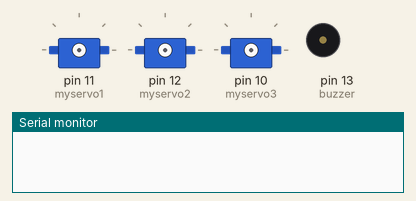
This sketch was run on a simulated Arduino Uno, built with avr-gcc and run on an emulated ATmega328P. On the bench: 3 × servo, buzzer (waves = sounding), the last lines printed to the serial monitor. The audio player accepts every command and is not drawn.

Above: at 0.1 s.
At 5.1 s:
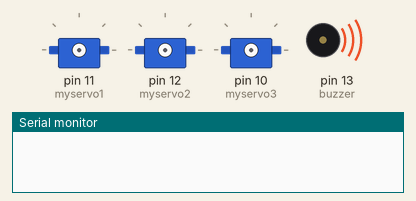
At 20.65 s:
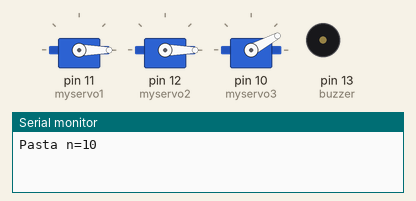
At 22.15 s:
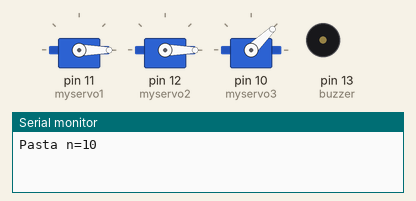
At 27.28 s:
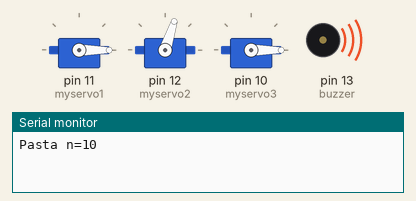
At 33.27 s:
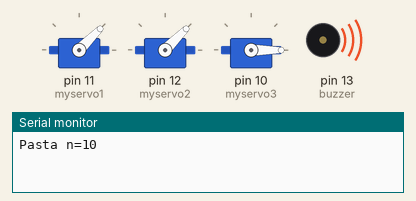
Timing chart, 0 to 40.0 s (numbered marks = the images above):
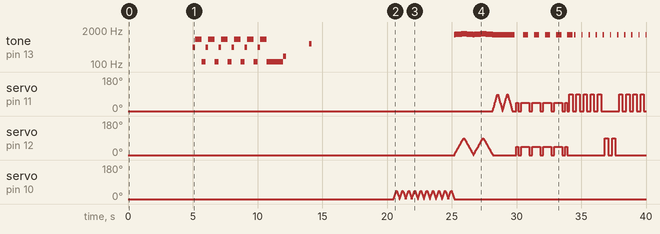

Measured:
- by itself, tone on pin 13 (buzzer): plays 440 Hz for 0.20 s, 894 Hz for 0.50 s, 123 Hz for 0.30 s, 440 Hz for 0.20 s, 894 Hz for 0.50 s, 123 Hz for 0.30 s … (401 notes in this stretch)

The sketch:

rotton_01.ino
```cpp
/* Sweep
Auhor@Allan
*/

#include <Servo.h>
#include <DFMiniMp3.h>
#include <SoftwareSerial.h>

#define buzzer 13
#define start 1000 ///tempo do delay
#define tempo 200
#define FAIXA_ANGULO 45
#define OPERACT 5
//-----DFPlayer Volume
#define VOLUME 30
//--------------------------------------------------------------
SoftwareSerial secondarySerial(4, 5); // RX, TX (Serial digital)
//----------------------------------------------------------------------
///(Const) Definição do pinos Servos Pinos Servos
Servo myservo1;  // create servo object to control a servo
Servo myservo2;
Servo myservo3;
Servo myservo4;
// twelve servo objects can be created on most boards
int pos=0,FE=420,tempo_delay[4] = {8,10,12,14},i=0; //ms   // variable to store the servo position

void Milliseconds(int corte);
void padrao_um(int8_t angulo_beta,int8_t angulo_teta);
void padrao_dois(int8_t angulo_beta,int8_t angulo_teta,const int ZERO,boolean padrao);
void buzz();

///Metodos Estaticos//
class Mp3Notify
{
public:
  static void OnError(uint16_t errorCode)
  {
    // see DfMp3_Error for code meaning
    Serial.println();
    Serial.print("Com Error ");
    Serial.println(errorCode);
  }

  static void OnPlayFinished(uint16_t globalTrack)
  {
    Serial.println();
    Serial.print("Play finished for #");
    Serial.println(globalTrack);
  }

  static void OnCardOnline(uint16_t code)
  {
    Serial.println();
    Serial.print("Card online ");
    Serial.println(code);
  }

  static void OnUsbOnline(uint16_t code)
  {
    Serial.println();
    Serial.print("USB Disk online ");
    Serial.println(code);
  }

  static void OnCardInserted(uint16_t code)
  {
    Serial.println();
    Serial.print("Card inserted ");
    Serial.println(code);
  }

  static void OnUsbInserted(uint16_t code)
  {
    Serial.println();
    Serial.print("USB Disk inserted ");
    Serial.println(code);
  }

  static void OnCardRemoved(uint16_t code)
  {
    Serial.println();
    Serial.print("Card removed ");
    Serial.println(code);
  }

  static void OnUsbRemoved(uint16_t code)
  {
    Serial.println();
    Serial.print("USB Disk removed ");
    Serial.println(code);
  }
};

DFMiniMp3<SoftwareSerial, Mp3Notify> mp3(secondarySerial);
void setup() {
  Serial.begin(9600);
  mp3.begin();//DF Player mini
  //----------------------------------------------
  mp3.playMp3FolderTrack(5); // sd:/mp3/0005.mp3
  delay(start+4000);  ///Fala de Inicio
  //--------------------------------------------------
  ///Start
  buzz();
  delay(start);
  //----------------------------------------------------------------------------------
  myservo1.attach(11);  // attaches the servo on pin 9 to the servo object
  myservo2.attach(12);  // attaches the servo on pin 9 to the servo object
  myservo3.attach(10);  // attaches the servo on pin 9 to the servo object
 // myservo4.attach(9);  // attaches the servo on pin 9 to the servo object
  //Angulo Inicial
  myservo1.write(0);              // tell servo to go to position in variable 'pos'
  myservo2.write(0);  ///Definindo servos para ponto 0
  myservo3.write(0);              // tell servo to go to position in variable 'pos'
  //myservo4.write(0);
  ////-----------------------------------------------------------------------------
  //DFPlayer pro mini
  uint32_t volume = mp3.getVolume();
  mp3.setVolume(VOLUME);
  uint8_t count = mp3.getTotalTrackCount();
  Serial.print("Pasta n=");
  Serial.println(count);
///-----------------------------------------
///Buzzer//
  pinMode(buzzer,OUTPUT);
  tone(buzzer,200,tempo);
  delay(2000);
  tone(buzzer,600,tempo);
  delay(2000);

  mp3.playMp3FolderTrack(2); // sd:/mp3/0002.mp3
  delay(start+3500); ///Fala escolhendo musica


}

void loop() {
int j =0;

for (char i=0; i<(OPERACT*2);i++){
 for (pos = 0; pos <= FAIXA_ANGULO; pos += 1) {
    myservo3.write(pos);
    delay(5);
    tone(buzzer,FE+=1,tempo);
}

 for (pos = FAIXA_ANGULO; pos >= 0; pos -= 1){
  myservo3.write(pos);
  delay(5);
  tone(buzzer,FE+=1,tempo);
}
  }


 for (char i=0; i<(OPERACT/2);i++){
   for (pos = 0; pos <= 90; pos += 1) { // goes from 0 degrees to 180 degrees
    // in steps of 1 degree
    myservo1.write(0);              // tell servo to go to position in variable 'pos'
    myservo2.write(pos);
    delay(tempo_delay[j]);                       // waits 15ms for the servo to reach the position
    tone(buzzer,FE+=1,tempo);
  }

  for (pos = 90; pos >= 0; pos -= 1) { // goes from 180 degrees to 0 degrees
    myservo1.write(0);
    myservo2.write(pos);
   // myservo3.write(pos);// tell servo to go to position in variable 'pos'
    delay(tempo_delay[j]);                       // waits 15ms for the servo to reach the position
    tone(buzzer,FE-=1,tempo);
  }

 }


 for (char i=0; i<(OPERACT/2);i++){
   for (pos = 0; pos <= 90; pos += 1) { // goes from 0 degrees to 180 degrees
    // in steps of 1 degree
    myservo1.write(pos);              // tell servo to go to position in variable 'pos'
    myservo2.write(0);
    delay(tempo_delay[j]/2);                       // waits 15ms for the servo to reach the position
    tone(buzzer,FE+=1,tempo);
  }

  for (pos = 90; pos >= 0; pos -= 1) { // goes from 180 degrees to 0 degrees
    myservo1.write(pos);
    myservo2.write(0);
   // myservo3.write(pos);// tell servo to go to position in variable 'pos'
    delay(tempo_delay[j]/2);                       // waits 15ms for the servo to reach the position
    tone(buzzer,FE-=1,tempo);
  }

 }

  for (char i=0; i<OPERACT;i++){
     padrao_um(45,0);
     tone(buzzer,FE,tempo*2);
  }


for (char i=0; i<(OPERACT/2);i++){
  for (char i=0; i<5;i++){/// meio Segundo = (500ms)
     padrao_dois(0,90,0,true);
     tone(buzzer,FE,(tempo + i)/2);
  }

 for (char i=0; i<(OPERACT/2);i++){/// meio Segundo = (500ms)
     padrao_dois(0,90,0,false);
     tone(buzzer,FE,(tempo + i)/2);
  }

}

  for (char i=0; i<(OPERACT/2);i++){
     padrao_um(45,0);
     tone(buzzer,FE,tempo/2);
  }

myservo1.write(0);
myservo2.write(0);

for (char i=0; i<(OPERACT*2);i++){
 for (pos = 0; pos <= FAIXA_ANGULO; pos += 1) {
    myservo3.write(pos);
    delay(5);
    tone(buzzer,FE+=1,tempo);
}

 for (pos = FAIXA_ANGULO; pos >= 0; pos -= 1){
  myservo3.write(pos);
  delay(5);
  tone(buzzer,FE+=1,tempo);
}
  }


for (char i=0; i<(OPERACT/2);i++){
 for (pos = 0; pos <= FAIXA_ANGULO; pos += 1) {
    myservo3.write(pos);
    delay(10);
    tone(buzzer,FE-=1,tempo);
}

 for (pos = FAIXA_ANGULO; pos >= 0; pos -= 1){
  myservo3.write(pos);
  delay(10);
  tone(buzzer,FE-=1,tempo);
}

}


};


 void padrao_um(int8_t angulo_beta,int8_t angulo_teta){
    mp3.playMp3FolderTrack(4); // sd:/mp3/0004.mp3
    Milliseconds(300);

    myservo1.write(angulo_beta);
    myservo2.write(angulo_beta);
    delay(150);

    myservo1.write(angulo_teta);
    myservo2.write(angulo_teta);
    delay(250);

    myservo1.write(angulo_beta);
    myservo2.write(angulo_beta);
    delay(150);

  }


void padrao_dois(int8_t angulo_beta,int8_t angulo_teta,const int ZERO,boolean padrao){


  if(padrao == true){
    myservo1.write(angulo_beta);
    myservo2.write(ZERO);//0
    delay(150);

    myservo1.write(angulo_teta);
    myservo2.write(ZERO);
    delay(250);

    myservo1.write(angulo_beta);
    myservo2.write(ZERO);
    delay(150);

  }

  else{
    myservo1.write(ZERO);
    myservo2.write(angulo_beta);//0
    delay(150);

    myservo1.write(ZERO);
    myservo2.write(angulo_teta);
    delay(250);

    myservo1.write(ZERO);
    myservo2.write(angulo_beta);
    delay(150);

  }


  }

void buzz(){
// turn off tone function for pin 8:
for(char i=0;i<6;i++){
  noTone(buzzer);
  // play a note on pin 6 for 200 ms:
  tone(buzzer, 440);
  delay(200);

  // turn off tone function for pin 6:
  noTone(buzzer);
  // play a note on pin 7 for 500 ms:
  tone(buzzer, 894);
  delay(500);

  // turn off tone function for pin 7:
  noTone(buzzer);
  // play a note on pin 8 for 300 ms:
  tone(buzzer, 123);
  delay(300);

  }

}


void Milliseconds(int corte){
  unsigned  long vl_init = millis();
  while ((millis() - vl_init) < corte)
  {
    mp3.loop();
    delay(1);
  }

}
```
